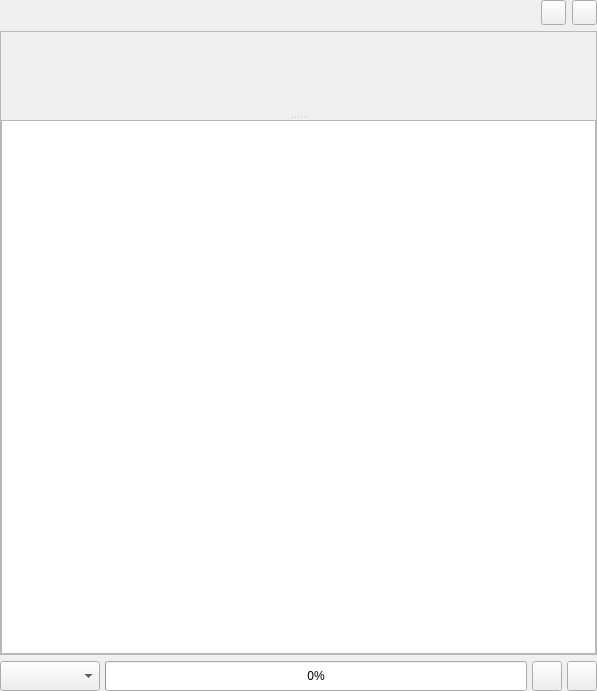
<?xml version="1.0" encoding="UTF-8"?>
<ui version="4.0">
 <class>chat_prompt</class>
 <widget class="QWidget" name="chat_prompt">
  <property name="geometry">
   <rect>
    <x>0</x>
    <y>0</y>
    <width>597</width>
    <height>691</height>
   </rect>
  </property>
  <property name="windowTitle">
   <string>Form</string>
  </property>
  <layout class="QGridLayout" name="gridLayout_2">
   <property name="leftMargin">
    <number>0</number>
   </property>
   <property name="topMargin">
    <number>0</number>
   </property>
   <property name="rightMargin">
    <number>0</number>
   </property>
   <property name="bottomMargin">
    <number>0</number>
   </property>
   <item row="0" column="0">
    <layout class="QHBoxLayout" name="horizontalLayout_2">
     <item>
      <spacer name="horizontalSpacer">
       <property name="orientation">
        <enum>Qt::Orientation::Horizontal</enum>
       </property>
       <property name="sizeHint" stdset="0">
        <size>
         <width>40</width>
         <height>20</height>
        </size>
       </property>
      </spacer>
     </item>
     <item>
      <widget class="QPushButton" name="clear_conversation_button">
       <property name="sizePolicy">
        <sizepolicy hsizetype="Maximum" vsizetype="Maximum">
         <horstretch>0</horstretch>
         <verstretch>0</verstretch>
        </sizepolicy>
       </property>
       <property name="minimumSize">
        <size>
         <width>25</width>
         <height>25</height>
        </size>
       </property>
       <property name="maximumSize">
        <size>
         <width>25</width>
         <height>25</height>
        </size>
       </property>
       <property name="toolTip">
        <string>New converation</string>
       </property>
       <property name="text">
        <string/>
       </property>
       <property name="icon">
        <iconset resource="../../../resources/feather.qrc">
         <normaloff>:/light/icons/feather/light/plus.svg</normaloff>:/light/icons/feather/light/plus.svg</iconset>
       </property>
      </widget>
     </item>
     <item>
      <widget class="QPushButton" name="pushButton_2">
       <property name="sizePolicy">
        <sizepolicy hsizetype="Maximum" vsizetype="Maximum">
         <horstretch>0</horstretch>
         <verstretch>0</verstretch>
        </sizepolicy>
       </property>
       <property name="minimumSize">
        <size>
         <width>25</width>
         <height>25</height>
        </size>
       </property>
       <property name="maximumSize">
        <size>
         <width>25</width>
         <height>25</height>
        </size>
       </property>
       <property name="text">
        <string/>
       </property>
       <property name="icon">
        <iconset resource="../../../resources/feather.qrc">
         <normaloff>:/light/icons/feather/light/clock.svg</normaloff>:/light/icons/feather/light/clock.svg</iconset>
       </property>
      </widget>
     </item>
    </layout>
   </item>
   <item row="1" column="0">
    <widget class="QScrollArea" name="scrollArea">
     <property name="widgetResizable">
      <bool>true</bool>
     </property>
     <widget class="QWidget" name="scrollAreaWidgetContents_2">
      <property name="geometry">
       <rect>
        <x>0</x>
        <y>0</y>
        <width>595</width>
        <height>618</height>
       </rect>
      </property>
      <layout class="QGridLayout" name="gridLayout">
       <property name="leftMargin">
        <number>0</number>
       </property>
       <property name="topMargin">
        <number>0</number>
       </property>
       <property name="rightMargin">
        <number>0</number>
       </property>
       <property name="bottomMargin">
        <number>0</number>
       </property>
       <property name="horizontalSpacing">
        <number>0</number>
       </property>
       <property name="verticalSpacing">
        <number>10</number>
       </property>
       <item row="0" column="0">
        <widget class="QSplitter" name="chat_prompt_splitter">
         <property name="orientation">
          <enum>Qt::Orientation::Vertical</enum>
         </property>
         <property name="childrenCollapsible">
          <bool>false</bool>
         </property>
         <widget class="ConversationWidget" name="conversation" native="true"/>
         <widget class="QPlainTextEdit" name="prompt">
          <property name="sizePolicy">
           <sizepolicy hsizetype="Expanding" vsizetype="Expanding">
            <horstretch>0</horstretch>
            <verstretch>0</verstretch>
           </sizepolicy>
          </property>
          <property name="minimumSize">
           <size>
            <width>0</width>
            <height>150</height>
           </size>
          </property>
          <property name="maximumSize">
           <size>
            <width>16777215</width>
            <height>16777215</height>
           </size>
          </property>
         </widget>
        </widget>
       </item>
      </layout>
     </widget>
    </widget>
   </item>
   <item row="2" column="0">
    <layout class="QHBoxLayout" name="horizontalLayout">
     <property name="spacing">
      <number>5</number>
     </property>
     <property name="leftMargin">
      <number>0</number>
     </property>
     <property name="topMargin">
      <number>0</number>
     </property>
     <property name="rightMargin">
      <number>0</number>
     </property>
     <property name="bottomMargin">
      <number>0</number>
     </property>
     <item>
      <widget class="QComboBox" name="action">
       <property name="sizePolicy">
        <sizepolicy hsizetype="Maximum" vsizetype="Fixed">
         <horstretch>0</horstretch>
         <verstretch>0</verstretch>
        </sizepolicy>
       </property>
       <property name="minimumSize">
        <size>
         <width>100</width>
         <height>30</height>
        </size>
       </property>
       <property name="sizeAdjustPolicy">
        <enum>QComboBox::SizeAdjustPolicy::AdjustToMinimumContentsLengthWithIcon</enum>
       </property>
      </widget>
     </item>
     <item>
      <widget class="QProgressBar" name="progressBar">
       <property name="sizePolicy">
        <sizepolicy hsizetype="Expanding" vsizetype="Minimum">
         <horstretch>0</horstretch>
         <verstretch>0</verstretch>
        </sizepolicy>
       </property>
       <property name="minimumSize">
        <size>
         <width>0</width>
         <height>30</height>
        </size>
       </property>
       <property name="value">
        <number>0</number>
       </property>
      </widget>
     </item>
     <item>
      <widget class="QPushButton" name="send_button">
       <property name="sizePolicy">
        <sizepolicy hsizetype="Minimum" vsizetype="Minimum">
         <horstretch>0</horstretch>
         <verstretch>0</verstretch>
        </sizepolicy>
       </property>
       <property name="minimumSize">
        <size>
         <width>30</width>
         <height>30</height>
        </size>
       </property>
       <property name="maximumSize">
        <size>
         <width>30</width>
         <height>30</height>
        </size>
       </property>
       <property name="toolTip">
        <string>Send message</string>
       </property>
       <property name="text">
        <string/>
       </property>
       <property name="icon">
        <iconset resource="../../../resources/feather.qrc">
         <normaloff>:/light/icons/feather/light/chevron-up.svg</normaloff>:/light/icons/feather/light/chevron-up.svg</iconset>
       </property>
      </widget>
     </item>
     <item>
      <widget class="QPushButton" name="pushButton">
       <property name="sizePolicy">
        <sizepolicy hsizetype="Minimum" vsizetype="Minimum">
         <horstretch>0</horstretch>
         <verstretch>0</verstretch>
        </sizepolicy>
       </property>
       <property name="minimumSize">
        <size>
         <width>30</width>
         <height>30</height>
        </size>
       </property>
       <property name="maximumSize">
        <size>
         <width>30</width>
         <height>30</height>
        </size>
       </property>
       <property name="toolTip">
        <string>Cancel message</string>
       </property>
       <property name="text">
        <string/>
       </property>
       <property name="icon">
        <iconset resource="../../../resources/feather.qrc">
         <normaloff>:/light/icons/feather/light/stop-circle.svg</normaloff>:/light/icons/feather/light/stop-circle.svg</iconset>
       </property>
      </widget>
     </item>
    </layout>
   </item>
  </layout>
 </widget>
 <customwidgets>
  <customwidget>
   <class>ConversationWidget</class>
   <extends>QWidget</extends>
   <header>airunner/gui/widgets/llm/contentwidgets/conversation_widget</header>
   <container>1</container>
  </customwidget>
 </customwidgets>
 <resources>
  <include location="../../../resources/feather.qrc"/>
 </resources>
 <connections>
  <connection>
   <sender>prompt</sender>
   <signal>textChanged()</signal>
   <receiver>chat_prompt</receiver>
   <slot>prompt_text_changed()</slot>
   <hints>
    <hint type="sourcelabel">
     <x>464</x>
     <y>647</y>
    </hint>
    <hint type="destinationlabel">
     <x>161</x>
     <y>0</y>
    </hint>
   </hints>
  </connection>
  <connection>
   <sender>action</sender>
   <signal>currentTextChanged(QString)</signal>
   <receiver>chat_prompt</receiver>
   <slot>llm_action_changed(QString)</slot>
   <hints>
    <hint type="sourcelabel">
     <x>29</x>
     <y>689</y>
    </hint>
    <hint type="destinationlabel">
     <x>47</x>
     <y>2</y>
    </hint>
   </hints>
  </connection>
  <connection>
   <sender>send_button</sender>
   <signal>clicked()</signal>
   <receiver>chat_prompt</receiver>
   <slot>action_button_clicked_send()</slot>
   <hints>
    <hint type="sourcelabel">
     <x>535</x>
     <y>689</y>
    </hint>
    <hint type="destinationlabel">
     <x>0</x>
     <y>922</y>
    </hint>
   </hints>
  </connection>
  <connection>
   <sender>clear_conversation_button</sender>
   <signal>clicked()</signal>
   <receiver>chat_prompt</receiver>
   <slot>action_button_clicked_clear_conversation()</slot>
   <hints>
    <hint type="sourcelabel">
     <x>565</x>
     <y>689</y>
    </hint>
    <hint type="destinationlabel">
     <x>473</x>
     <y>1003</y>
    </hint>
   </hints>
  </connection>
  <connection>
   <sender>pushButton</sender>
   <signal>clicked()</signal>
   <receiver>chat_prompt</receiver>
   <slot>interrupt_button_clicked()</slot>
   <hints>
    <hint type="sourcelabel">
     <x>595</x>
     <y>689</y>
    </hint>
    <hint type="destinationlabel">
     <x>473</x>
     <y>0</y>
    </hint>
   </hints>
  </connection>
 </connections>
 <slots>
  <slot>action_button_clicked_send()</slot>
  <slot>action_button_clicked_clear_conversation()</slot>
  <slot>message_type_text_changed(QString)</slot>
  <slot>username_text_changed(QString)</slot>
  <slot>botname_text_changed(QString)</slot>
  <slot>personality_type_changed(QString)</slot>
  <slot>prompt_text_changed()</slot>
  <slot>llm_action_changed(QString)</slot>
  <slot>interrupt_button_clicked()</slot>
 </slots>
</ui>
